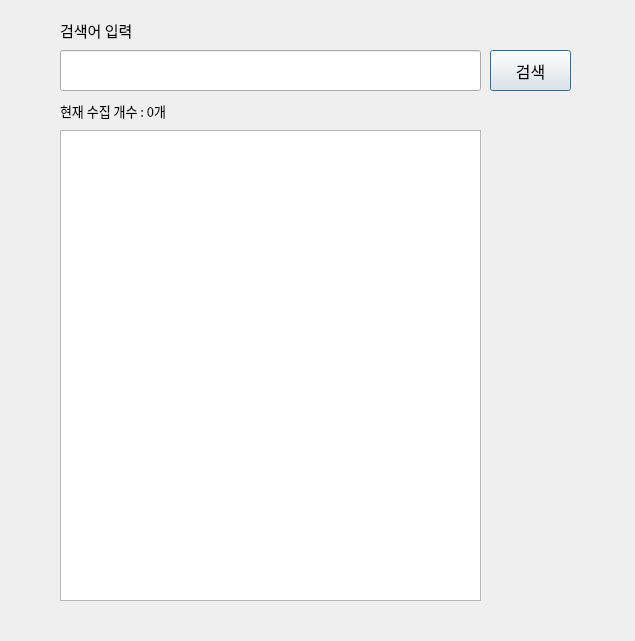
<?xml version="1.0" encoding="UTF-8"?>
<ui version="4.0">
 <class>Dialog</class>
 <widget class="QDialog" name="Dialog">
  <property name="geometry">
   <rect>
    <x>0</x>
    <y>0</y>
    <width>635</width>
    <height>641</height>
   </rect>
  </property>
  <property name="windowTitle">
   <string>Dialog</string>
  </property>
  <widget class="QLineEdit" name="inputBox">
   <property name="geometry">
    <rect>
     <x>60</x>
     <y>50</y>
     <width>421</width>
     <height>41</height>
    </rect>
   </property>
   <property name="font">
    <font>
     <family>Malgun Gothic</family>
    </font>
   </property>
  </widget>
  <widget class="QLabel" name="label">
   <property name="geometry">
    <rect>
     <x>60</x>
     <y>20</y>
     <width>91</width>
     <height>21</height>
    </rect>
   </property>
   <property name="font">
    <font>
     <family>Malgun Gothic</family>
     <pointsize>11</pointsize>
    </font>
   </property>
   <property name="text">
    <string>검색어 입력</string>
   </property>
  </widget>
  <widget class="QPushButton" name="searchButton">
   <property name="geometry">
    <rect>
     <x>490</x>
     <y>50</y>
     <width>81</width>
     <height>41</height>
    </rect>
   </property>
   <property name="font">
    <font>
     <family>Malgun Gothic</family>
     <pointsize>12</pointsize>
    </font>
   </property>
   <property name="text">
    <string>검색</string>
   </property>
  </widget>
  <widget class="QTextBrowser" name="outputBox">
   <property name="geometry">
    <rect>
     <x>60</x>
     <y>130</y>
     <width>421</width>
     <height>471</height>
    </rect>
   </property>
   <property name="font">
    <font>
     <family>Malgun Gothic</family>
    </font>
   </property>
  </widget>
  <widget class="QLabel" name="info">
   <property name="geometry">
    <rect>
     <x>60</x>
     <y>100</y>
     <width>151</width>
     <height>21</height>
    </rect>
   </property>
   <property name="font">
    <font>
     <family>Malgun Gothic</family>
     <pointsize>10</pointsize>
    </font>
   </property>
   <property name="text">
    <string>현재 수집 개수 : 0개</string>
   </property>
  </widget>
 </widget>
 <resources/>
 <connections/>
</ui>
